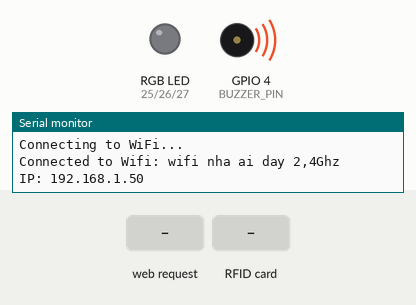
A sketch run on a simulated ESP32. Shown: an RGB LED mixed from three pins (HIGH = lit), buzzer (waves = sounding, pin HIGH), the last lines printed to the serial monitor. The inputs (shaded band) are chosen by the test bench. WiFi joins after 1.5 s; servers stay silent unless stated; uploads are accepted with an empty reply.

Above: at 3.2 s.
3.3 s: HTTP request GET /enable_single_mode received
At 3.9 s:
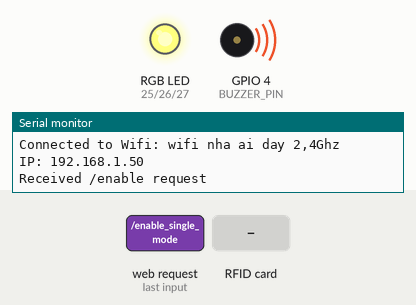
4.8 s: RFID card 5E 7A 19 C4 held to the reader
At 4.9 s:
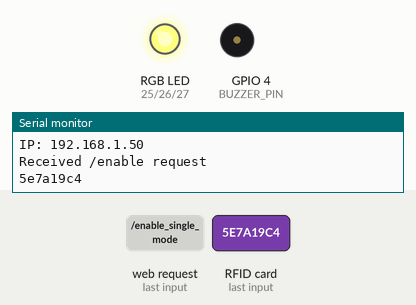
6.5 s: HTTP request GET /enable_continuous_mode received
At 7.6 s:
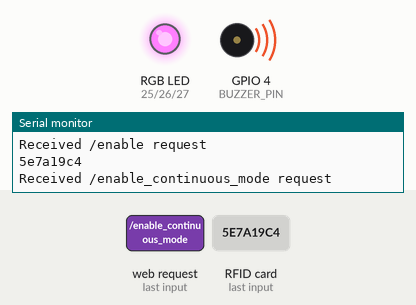
8.0 s: RFID card 5E 7A 19 C4 held to the reader
At 8.11 s:
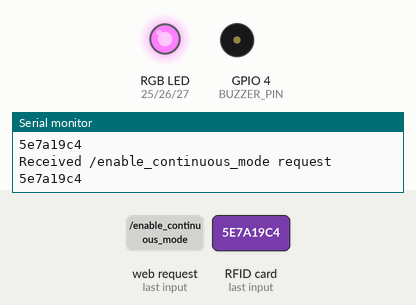
9.7 s: HTTP request GET /enable_single_mode received
At 10.1 s:
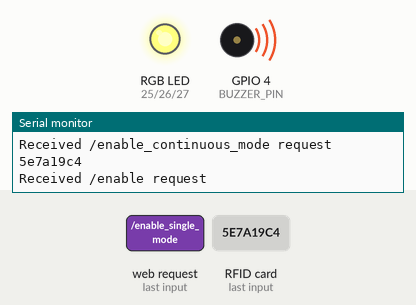
Timing chart, 0 to 12.2 s (numbered marks = the images above; inputs shaded):
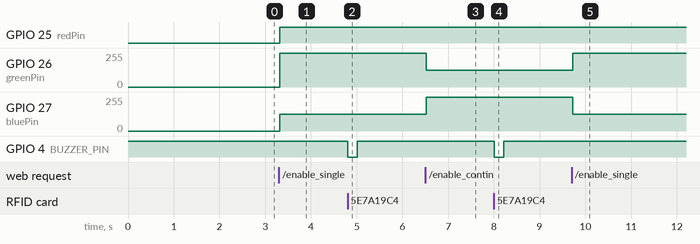

The sketch:

esp32_rfid.ino
```cpp
#include <HTTPClient.h>
#include <WiFi.h>
#include <SPI.h>
#include <MFRC522.h>
#include <ArduinoJson.h>
#include <ESPAsyncWebServer.h>

#define RST_PIN 22
#define SS_PIN 21
#define BUZZER_PIN 4

#define redPin 25
#define greenPin 26
#define bluePin 27

MFRC522 mfrc522(SS_PIN, RST_PIN);

const char *ssid = "wifi nha ai day 2,4Ghz";
const char *password = "khongcomatkhaudau";
String serverUrl = "http://192.168.0.106:5000";
String readCardApi = serverUrl + "/read-card";

bool singleMode = false;
bool continuousMode = false;

AsyncWebServer server(80);

void setup() {
  Serial.begin(115200);
  pinMode(BUZZER_PIN, OUTPUT);
  digitalWrite(BUZZER_PIN, HIGH);

  pinMode(redPin, OUTPUT);
  pinMode(greenPin, OUTPUT);
  pinMode(bluePin, OUTPUT);

  SPI.begin();
  mfrc522.PCD_Init();
  WiFi.begin(ssid, password);

  while (WiFi.status() != WL_CONNECTED) {
    delay(1000);
    Serial.println("Connecting to WiFi...");
  }

  Serial.println("Connected to Wifi: wifi nha ai day 2,4Ghz");
  Serial.print("IP: ");
  Serial.println(WiFi.localIP());


  server.on("/enable_single_mode", HTTP_GET, [](AsyncWebServerRequest *request) {
    Serial.println("Received /enable request");
    singleMode = true;
    continuousMode = false;
    request->send(200, "text/plain", "RFID is enabled!");
  });

  server.on("/enable_continuous_mode", HTTP_GET, [](AsyncWebServerRequest *request) {
    Serial.println("Received /enable_continuous_mode request");
    singleMode = false;
    continuousMode = true;
    request->send(200, "text/plain", "Continuous RFID mode is enabled!");
  });

  server.on("/disable_continuous_mode", HTTP_GET, [](AsyncWebServerRequest *request) {
    Serial.println("Received /disable_continuous_mode request");
    singleMode = false;
    continuousMode = false;
    request->send(200, "text/plain", "Continuous RFID mode is disabled.");
  });

  server.begin();
}

void loop() {
  // singleMode => blue, continuousMode => green
  digitalWrite(BUZZER_PIN, HIGH);

  if (WiFi.status() == WL_CONNECTED) {
    if (singleMode) {
      pinMode(redPin, HIGH);
      pinMode(greenPin, HIGH);
      pinMode(bluePin, HIGH);
      setColor(0, 0, 128);
    } else if (continuousMode) {
      pinMode(redPin, HIGH);
      pinMode(greenPin, HIGH);
      pinMode(bluePin, HIGH);
      setColor(0, 128, 0);
    } else {
      pinMode(redPin, LOW);
      pinMode(greenPin, LOW);
      pinMode(bluePin, LOW);
    }
    if (!mfrc522.PICC_IsNewCardPresent()) {
      return;
    }

    if (!mfrc522.PICC_ReadCardSerial()) {
      return;
    }

    byte *cardId = mfrc522.uid.uidByte;
    String cardIdString = "";
    for (byte i = 0; i < mfrc522.uid.size; i++) {
      cardIdString += String(cardId[i], HEX);
    }

    Serial.println(cardIdString);

    if (singleMode || continuousMode) {
      digitalWrite(BUZZER_PIN, LOW);
      delay(200);
      digitalWrite(BUZZER_PIN, HIGH);
    }

    if (singleMode) {
      WiFiClient client;
      HTTPClient http;
      http.begin(client, readCardApi);
      http.addHeader("Content-Type", "application/json");
      DynamicJsonDocument jsonDocument(200);
      jsonDocument["card_id"] = cardIdString;
      String jsonString;
      serializeJson(jsonDocument, jsonString);

      int httpCode = http.POST(jsonString);
      if (httpCode > 0) {
        String payload = http.getString();
        Serial.println(payload);
      } else {
        Serial.println("HTTP request failed");
      }
      http.end();
      singleMode = false;

    } else if (continuousMode) {
      WiFiClient client;
      HTTPClient http;
      http.begin(client, readCardApi);
      http.addHeader("Content-Type", "application/json");

      DynamicJsonDocument jsonDocument(200);
      jsonDocument["card_id"] = cardIdString;
      String jsonString;
      serializeJson(jsonDocument, jsonString);

      int httpCode = http.POST(jsonString);
      if (httpCode > 0) {
        String payload = http.getString();
        Serial.println(payload);
      } else {
        Serial.println("HTTP request failed");
      }
      http.end();
    }
    delay(300);
  } else {
    Serial.println("Wifi disconnected...");
    delay(3000);
  }
}

void setColor(int redValue, int greenValue, int blueValue) {
  analogWrite(redPin, 255 - redValue);
  analogWrite(greenPin, 255 - greenValue);
  analogWrite(bluePin, 255 - blueValue);
}
```

Measured:
- after the input at 3.3 s, GPIO 25 (redPin): LOW → HIGH at once; GPIO 26 (greenPin): 0/255 → 255/255 at once; GPIO 27 (bluePin): 0/255 → 127/255 at once
- after the input at 4.8 s, GPIO 4 (BUZZER_PIN): HIGH → LOW at once, → HIGH 0.20 s later
- after the input at 6.5 s, GPIO 26 (greenPin): 255/255 → 127/255 at once; GPIO 27 (bluePin): 127/255 → 255/255 at once
- after the input at 8.0 s, GPIO 4 (BUZZER_PIN): HIGH → LOW at once, → HIGH 0.20 s later
- after the input at 9.7 s, GPIO 26 (greenPin): 127/255 → 255/255 at once; GPIO 27 (bluePin): 255/255 → 127/255 at once
